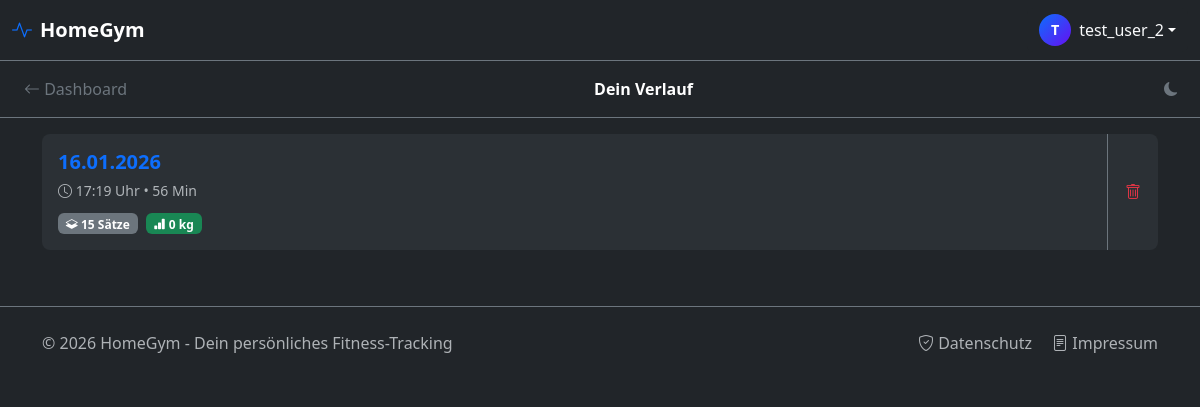
Page /history/ (signed in) on the committed database.
### core/models.py (models this page shows, shortened)
class Trainingseinheit(models.Model):
    user = models.ForeignKey(User, on_delete=models.CASCADE, related_name="trainings", null=True)
    plan = models.ForeignKey('Plan', on_delete=models.SET_NULL, related_name="trainings", null=True, blank=True, verbose_name="Trainingsplan")
    datum = models.DateTimeField(auto_now_add=True)
    dauer_minuten = models.PositiveIntegerField(blank=True, null=True, verbose_name="Dauer (Min)")
    kommentar = models.TextField(blank=True, null=True, verbose_name="Wie lief's?")
    class Meta:
        verbose_name = "Trainingseinheit"
        verbose_name_plural = "Trainingseinheiten"
        ordering = ['-datum']
        indexes = [
            models.Index(fields=['datum']),
        ]

### core/views.py (the view)
# urls.py: path('history/', views.training_list, name='training_list'),
def training_list(request):
    trainings = Trainingseinheit.objects.filter(user=request.user).annotate(satz_count=Count('saetze')).order_by('-datum')
    trainings_mit_volumen = []
    for training in trainings:
        arbeitssaetze = training.saetze.filter(ist_aufwaermsatz=False)
        volumen = sum(float(s.gewicht) * s.wiederholungen for s in arbeitssaetze)
        trainings_mit_volumen.append({
            'training': training,
            'volumen': round(volumen, 1),
            'arbeitssaetze': arbeitssaetze.count()
        })
    context = {
        'trainings_data': trainings_mit_volumen
    }
    return render(request, 'core/training_list.html', context)

### core/context_processors.py (called while the page is built)
def global_context(request):
    return {
        'current_year': datetime.now().year,
    }

### core/templates/core/training_list.html (shortened to what this page needs)
{% load static %}
{% load static %}<!doctype html>
<html lang="de" data-bs-theme="dark" id="htmlRoot">
  <head>
    <link href="https://cdn.jsdelivr.net/npm/bootstrap@5.3.3/dist/css/bootstrap.min.css" rel="stylesheet">
    <link rel="stylesheet" href="https://cdn.jsdelivr.net/npm/bootstrap-icons@1.11.3/font/bootstrap-icons.min.css">
    <link rel="stylesheet" href="{% static 'core/css/theme-styles.css' %}">
    <link rel="stylesheet" href="{% static 'core/css/offline-manager.css' %}">
</head>
  <body>
    {% include 'core/includes/global_header.html' %}
    <nav class="navbar navbar-dark bg-dark border-bottom border-secondary">
      <div class="container-fluid">
        <a class="btn btn-outline-secondary border-0" href="{% url 'dashboard' %}">
            <i class="bi bi-arrow-left"></i> Dashboard
        </a>
        <span class="navbar-text text-white fw-bold">Dein Verlauf</span>
        <div style="width: 40px;">            <button onclick="toggleTheme()" class="btn btn-sm btn-outline-secondary border-0 ms-2" title="Theme wechseln">
              <i class="bi bi-moon-fill" id="themeIcon"></i>
            </button>
</div>
      </div>
    </nav>
    <div class="container pt-3">
      {% if not trainings_data %}
        <div class="text-center py-5 text-muted">
            <i class="bi bi-journal-x display-1 opacity-25"></i>
            <p class="mt-3">Noch keine Trainings absolviert.</p>
            <a href="{% url 'training_select_plan' %}" class="btn btn-primary mt-2">Jetzt starten!</a>
        </div>
      {% else %}
        <div class="list-group">
            {% for data in trainings_data %}
            <div class="list-group-item card-stat border-secondary mb-2 rounded-3 p-0 overflow-hidden">
                <div class="d-flex w-100 align-items-stretch">
                    <a href="{% url 'training_session' data.training.id %}" class="text-decoration-none d-flex flex-grow-1 p-3 align-items-center">
                        <div class="flex-grow-1">
                            <h5 class="mb-1 text-primary fw-bold">
                                {{ data.training.datum|date:"d.m.Y" }}
                            </h5>
                            <small class="text-muted">
                                <i class="bi bi-clock"></i> {{ data.training.datum|date:"H:i" }} Uhr
                                {% if data.training.dauer_minuten %}
                                &bull; {{ data.training.dauer_minuten }} Min
                                {% endif %}
                            </small>
                            <div class="mt-2">
                                <span class="badge bg-secondary me-1">
                                    <i class="bi bi-layers-half"></i> {{ data.arbeitssaetze }} Sätze
                                </span>
                                <span class="badge bg-success">
                                    <i class="bi bi-bar-chart-fill"></i> {{ data.volumen|floatformat:0 }} kg
                                </span>
                            </div>
                        </div>
                    </a>
                    <div class="border-start border-secondary d-flex">
                        <button class="btn btn-link text-danger text-decoration-none d-flex align-items-center px-3"
                                onclick="confirmDeleteTraining('{{ data.training.id }}', '{{ data.training.datum|date:"d.m.Y" }}', '{{ data.arbeitssaetze }}', '{{ data.volumen|floatformat:0 }}')">
                            <i class="bi bi-trash"></i>
                        </button>
                    </div>
                </div>
            </div>
            {% endfor %}
        </div>
      {% endif %}
    </div>
    {% include 'core/includes/global_footer.html' %}
  </body>
</html>

### core/templates/core/includes/global_header.html (shortened to what this page needs)
<nav class="navbar navbar-dark bg-dark border-bottom border-secondary sticky-top">
    <div class="container-fluid">
        <a class="navbar-brand fw-bold d-flex align-items-center" href="{% url 'dashboard' %}">
            <i class="bi bi-activity text-primary me-2"></i>
            <span class="d-none d-sm-inline">HomeGym</span>
        </a>
        <div class="dropdown">
            <button class="btn btn-dark dropdown-toggle d-flex align-items-center border-0"
                    type="button"
                    id="userDropdown"
                    data-bs-toggle="dropdown"
                    aria-expanded="false">
                <div class="user-avatar me-2">
                    {{ user.username|slice:":1"|upper }}
                </div>
                <span class="d-none d-md-inline text-light">{{ user.username }}</span>
            </button>
        </div>
    </div>
</nav>

### core/static/core/css/theme-styles.css (style rules this page uses)
.card-stat { border: none; }
[data-bs-theme="dark"] .card-stat { background-color: #2b3035; color: #fff; }
[data-bs-theme="dark"] .list-group-item { background-color: #2b3035; color: #fff; }

### core/templates/core/includes/global_header.html (style rules this page uses)
.user-avatar { width: 32px; height: 32px; background: linear-gradient(135deg, #0d6efd, #6610f2); border-radius: 50%; display: flex; align-items: center; justify-content: center; font-weight: bold; font-size: 0.9rem; color: white; }

### rows in the picture
Trainingseinheit: training.datum "16.01.2026", training.datum "17:19", training.dauer_minuten "56", arbeitssaetze "15", volumen "0"

### other values in the picture
{{ user.username|slice:":1"|upper }} "T"
{{ user.username }} "test_user_2"
